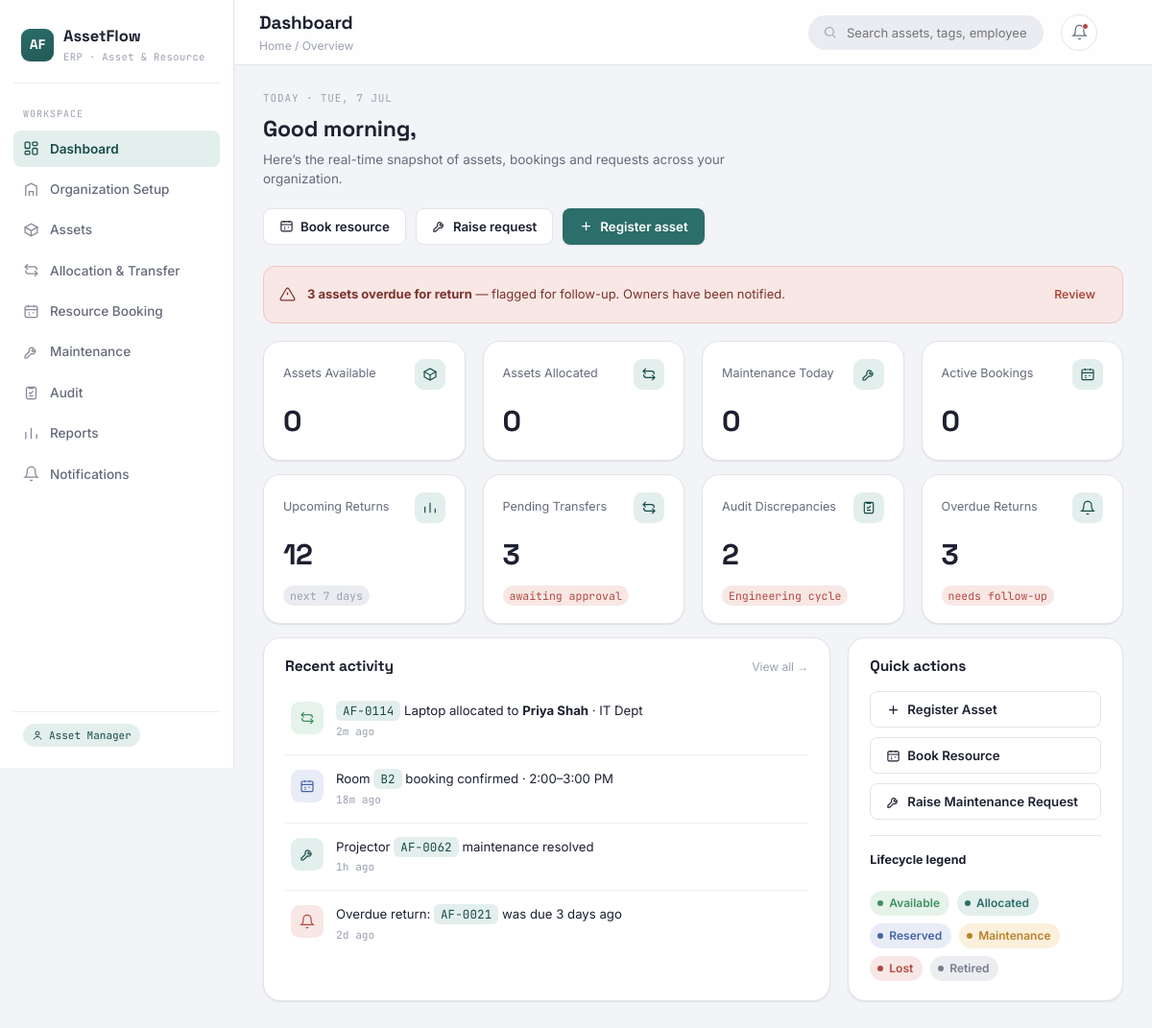
Page /dashboard (signed in) on the earlier database version.
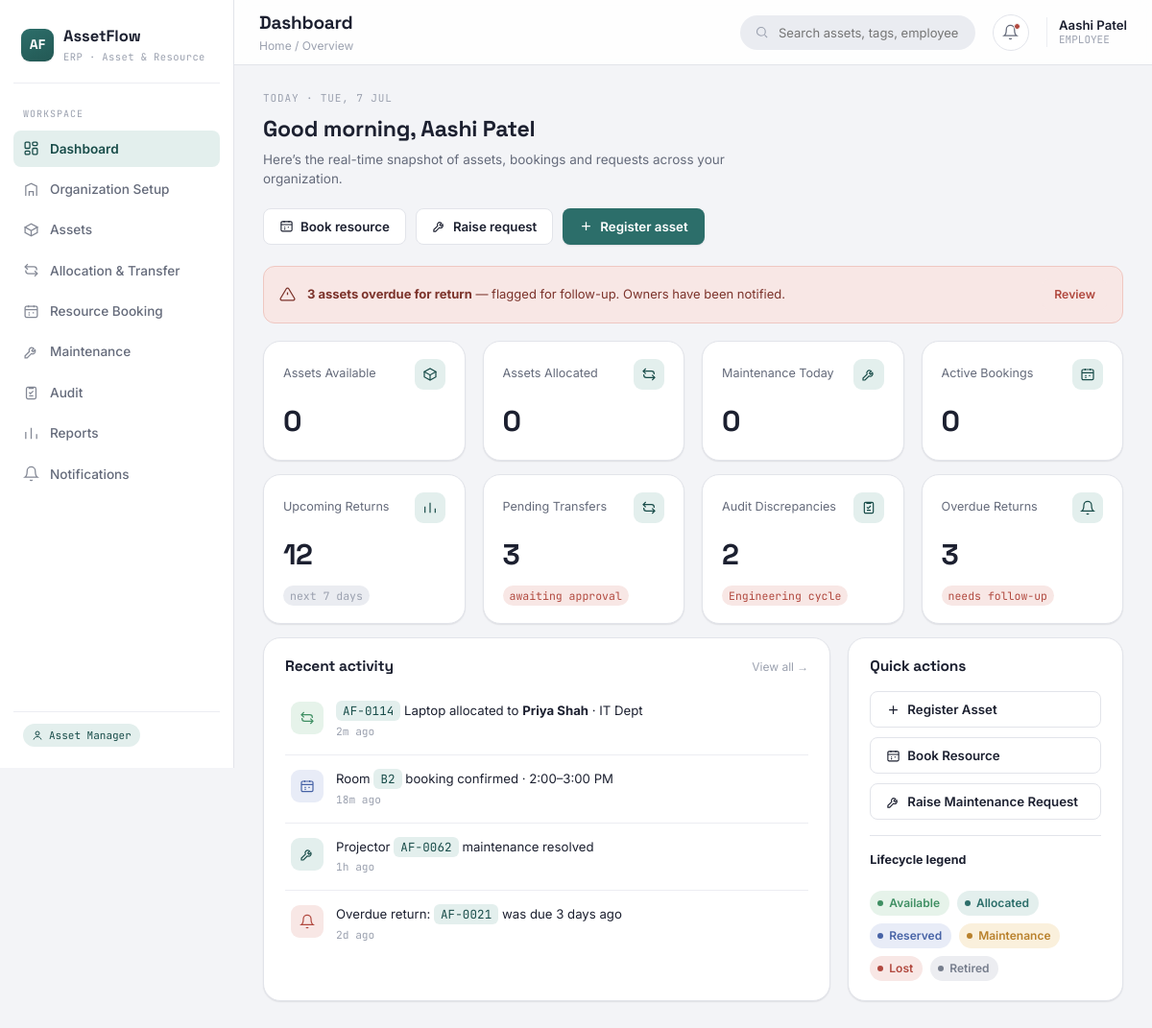
Same page on the later database version.
### AssetFlow/models.py (models this page shows)
class User(models.Model):
    name = models.CharField(max_length=50)
    email = models.EmailField(unique=True)
    password = models.CharField(max_length=100)
    ROLE_CHOICES = [
        ("EMPLOYEE", "Employee"),
        ("DEPT_HEAD", "Department Head"),
        ("ASSET_MANAGER", "Asset Manager"),
        ("ADMIN", "Admin"),
    ]
    role = models.CharField(max_length=20, choices=ROLE_CHOICES, default="EMPLOYEE")
    department = models.ForeignKey("Department", null=True, blank=True, on_delete=models.SET_NULL)

### AssetFlow/views.py (the view)
# urls.py: path('dashboard', views.dashboard),
def dashboard(request):
    userid = request.session.get("userid")
    user = User.objects.filter(id=userid).first()
    available_count = Asset.objects.filter(status="AVAILABLE").count()
    allocated_count = Asset.objects.filter(status="ALLOCATED").count()
    maintenance_count = Asset.objects.filter(status="MAINTENANCE").count()
    booking_count = Booking.objects.filter(status="UPCOMING").count()
    context = {
        'user': user,
        'available_count': available_count,
        'allocated_count': allocated_count,
        'maintenance_count': maintenance_count,
        'booking_count': booking_count,
    }
    return render(request, 'dashboard.html', context)

### AssetFlow/templates/dashboard.html (shortened to what this page needs)
<!DOCTYPE html>
<html lang="en">
<head>
<link rel="stylesheet" href="static/css/style.css" />
</head>
<body>
<div class="app-shell">
  <aside class="sidebar">
    <div class="brand">
      <div class="brand-mark">AF</div>
      <div>
        <div class="brand-name">AssetFlow</div>
        <div class="brand-sub">ERP &middot; Asset &amp; Resource</div>
      </div>
    </div>
    <div class="nav-section-label">Workspace</div>
        <a href="" class="nav-link active"><svg viewBox="0 0 24 24" fill="none" stroke="currentColor" stroke-width="1.8"><rect x="3" y="3" width="7" height="9" rx="1.5"/><rect x="14" y="3" width="7" height="5" rx="1.5"/><rect x="14" y="12" width="7" height="9" rx="1.5"/><rect x="3" y="16" width="7" height="5" rx="1.5"/></svg><span>Dashboard</span></a>
        <a href="/organization" class="nav-link"><svg viewBox="0 0 24 24" fill="none" stroke="currentColor" stroke-width="1.8"><path d="M4 21V7l8-4 8 4v14"/><path d="M9 21v-6h6v6"/><path d="M9 11h.01M15 11h.01M9 7h.01M15 7h.01"/></svg><span>Organization Setup</span></a>
        <a href="/assets" class="nav-link"><svg viewBox="0 0 24 24" fill="none" stroke="currentColor" stroke-width="1.8"><path d="M21 8l-9-5-9 5 9 5 9-5z"/><path d="M3 8v8l9 5 9-5V8"/><path d="M12 13v8"/></svg><span>Assets</span></a>
        <a href="/allocation" class="nav-link"><svg viewBox="0 0 24 24" fill="none" stroke="currentColor" stroke-width="1.8"><path d="M7 3L3 7l4 4"/><path d="M3 7h13a4 4 0 014 4v1"/><path d="M17 21l4-4-4-4"/><path d="M21 17H8a4 4 0 01-4-4v-1"/></svg><span>Allocation &amp; Transfer</span></a>
        <a href="/booking" class="nav-link"><svg viewBox="0 0 24 24" fill="none" stroke="currentColor" stroke-width="1.8"><rect x="3" y="4.5" width="18" height="16" rx="2"/><path d="M3 9.5h18M8 3v3M16 3v3"/><path d="M8 14h2M14 14h2M8 17h2"/></svg><span>Resource Booking</span></a>
        <a href="/maintenance" class="nav-link"><svg viewBox="0 0 24 24" fill="none" stroke="currentColor" stroke-width="1.8"><path d="M14.7 6.3a4 4 0 00-5.4 5.4L3 18v3h3l6.3-6.3a4 4 0 005.4-5.4l-2.8 2.8-2-2 2.8-2.8z"/></svg><span>Maintenance</span></a>
        <a href="/audit" class="nav-link"><svg viewBox="0 0 24 24" fill="none" stroke="currentColor" stroke-width="1.8"><rect x="5" y="3.5" width="14" height="17" rx="2"/><path d="M9 3v2h6V3M9 11l2 2 4-4M9 16h6"/></svg><span>Audit</span></a>
        <a href="/reports" class="nav-link"><svg viewBox="0 0 24 24" fill="none" stroke="currentColor" stroke-width="1.8"><path d="M4 20V10M12 20V4M20 20v-7"/></svg><span>Reports</span></a>
        <a href="/notifications" class="nav-link"><svg viewBox="0 0 24 24" fill="none" stroke="currentColor" stroke-width="1.8"><path d="M18 8a6 6 0 10-12 0c0 7-3 9-3 9h18s-3-2-3-9"/><path d="M13.7 21a2 2 0 01-3.4 0"/></svg><span>Notifications</span></a>
    <div class="sidebar-footer">
      <span class="role-pill">
        <svg viewBox="0 0 24 24" width="12" height="12" fill="none" stroke="currentColor" stroke-width="2"><circle cx="12" cy="8" r="4"/><path d="M4 21c1.5-4.5 5-6 8-6s6.5 1.5 8 6"/></svg>
        Asset Manager
      </span>
    </div>
  </aside>
  <div class="main-col">
    <header class="topbar">
      <div class="topbar-title">
        <h1>Dashboard</h1>
        <span class="breadcrumb">Home / Overview</span>
      </div>
      <label class="search-field">
        <svg viewBox="0 0 24 24" fill="none" stroke="currentColor" stroke-width="1.8"><circle cx="11" cy="11" r="7"/><path d="M21 21l-4.3-4.3"/></svg>
        <input type="text" placeholder="Search assets, tags, employees&hellip;  (press /)" />
      </label>
      <button type="submit" class="icon-btn" aria-label="Notifications" onclick="window.location.href='/notifications'" >
        <svg viewBox="0 0 24 24" fill="none" stroke="currentColor" stroke-width="1.8"><path d="M18 8a6 6 0 10-12 0c0 7-3 9-3 9h18s-3-2-3-9"/><path d="M13.7 21a2 2 0 01-3.4 0"/></svg>
        <span class="dot"></span>
      </button>
      <div class="topbar-user">
        <div class="topbar-user-meta">
          <div class="name">{{ user.name}}</div>
          <div class="role">{{ user.role }}</div>
        </div>
      </div>
    </header>
    <main class="content">
      <div class="page-head">
        <span class="eyebrow">Today &middot; Tue, 7 Jul</span>
        <div class="page-head-row">
          <div>
            <h2>Good morning, {{ user.name }}</h2>
            <p class="desc">Here&rsquo;s the real-time snapshot of assets, bookings and requests across your organization.</p>
          </div>
          <div class="quick-actions">
            <button class="btn btn-secondary" data-open-modal="modal-book-resource"><svg viewBox="0 0 24 24" fill="none" stroke="currentColor" stroke-width="1.8"><rect x="3" y="4.5" width="18" height="16" rx="2"/><path d="M3 9.5h18M8 3v3M16 3v3"/><path d="M8 14h2M14 14h2M8 17h2"/></svg> Book resource</button>
            <button class="btn btn-secondary" data-open-modal="modal-raise-maintenance"><svg viewBox="0 0 24 24" fill="none" stroke="currentColor" stroke-width="1.8"><path d="M14.7 6.3a4 4 0 00-5.4 5.4L3 18v3h3l6.3-6.3a4 4 0 005.4-5.4l-2.8 2.8-2-2 2.8-2.8z"/></svg> Raise request</button>
            <button class="btn btn-primary" data-open-modal="modal-register-asset"><svg viewBox="0 0 24 24" fill="none" stroke="currentColor" stroke-width="2"><path d="M12 5v14M5 12h14"/></svg> Register asset</button>
          </div>
        </div>
      </div>
      <div class="alert alert-danger reveal">
        <svg viewBox="0 0 24 24" fill="none" stroke="currentColor" stroke-width="1.8"><path d="M12 9v4M12 17h.01"/><path d="M10.3 3.9L1.8 18a2 2 0 001.7 3h17a2 2 0 001.7-3L13.7 3.9a2 2 0 00-3.4 0z"/></svg>
        <span><strong>3 assets overdue for return</strong> &mdash; flagged for follow-up. Owners have been notified.</span>
        <a href="/allocation" class="btn btn-sm btn-danger alert-action">Review</a>
      </div>
      <div class="grid grid-4 mb-14">
        <div class="card kpi-card reveal stagger">
          <div class="kpi-top"><span class="kpi-label">Assets Available</span><div class="kpi-icon"><svg viewBox="0 0 24 24" fill="none" stroke="currentColor" stroke-width="1.8"><path d="M21 8l-9-5-9 5 9 5 9-5z"/><path d="M3 8v8l9 5 9-5V8"/><path d="M12 13v8"/></svg></div></div>
          <div class="kpi-value"><span data-counter="{{available_count}}">0</span></div>
        </div>
        <div class="card kpi-card reveal stagger">
          <div class="kpi-top"><span class="kpi-label">Assets Allocated</span><div class="kpi-icon"><svg viewBox="0 0 24 24" fill="none" stroke="currentColor" stroke-width="1.8"><path d="M7 3L3 7l4 4"/><path d="M3 7h13a4 4 0 014 4v1"/><path d="M17 21l4-4-4-4"/><path d="M21 17H8a4 4 0 01-4-4v-1"/></svg></div></div>
          <div class="kpi-value"><span data-counter="{{ allocated_count }}">0</span></div>
        </div>
        <div class="card kpi-card reveal stagger">
          <div class="kpi-top"><span class="kpi-label">Maintenance Today</span><div class="kpi-icon"><svg viewBox="0 0 24 24" fill="none" stroke="currentColor" stroke-width="1.8"><path d="M14.7 6.3a4 4 0 00-5.4 5.4L3 18v3h3l6.3-6.3a4 4 0 005.4-5.4l-2.8 2.8-2-2 2.8-2.8z"/></svg></div></div>
          <div class="kpi-value"><span data-counter="{{ maintenance_count }}">0</span></div>
        </div>
        <div class="card kpi-card reveal stagger">
          <div class="kpi-top"><span class="kpi-label">Active Bookings</span><div class="kpi-icon"><svg viewBox="0 0 24 24" fill="none" stroke="currentColor" stroke-width="1.8"><rect x="3" y="4.5" width="18" height="16" rx="2"/><path d="M3 9.5h18M8 3v3M16 3v3"/><path d="M8 14h2M14 14h2M8 17h2"/></svg></div></div>
          <div class="kpi-value"><span data-counter="{{ booking_count }}">0</span></div>
        </div>
      </div>
      <div class="grid grid-4 mb-14">
        <div class="card kpi-card reveal stagger">
          <div class="kpi-top"><span class="kpi-label">Upcoming Returns</span><div class="kpi-icon"><svg viewBox="0 0 24 24" fill="none" stroke="currentColor" stroke-width="1.8"><path d="M4 20V10M12 20V4M20 20v-7"/></svg></div></div>
          <div class="kpi-value"><span data-counter="12">0</span></div>
          <span class="kpi-trend flat">next 7 days</span>
        </div>
        <div class="card kpi-card reveal stagger">
          <div class="kpi-top"><span class="kpi-label">Pending Transfers</span><div class="kpi-icon"><svg viewBox="0 0 24 24" fill="none" stroke="currentColor" stroke-width="1.8"><path d="M7 3L3 7l4 4"/><path d="M3 7h13a4 4 0 014 4v1"/><path d="M17 21l4-4-4-4"/><path d="M21 17H8a4 4 0 01-4-4v-1"/></svg></div></div>
          <div class="kpi-value"><span data-counter="3">0</span></div>
          <span class="kpi-trend down">awaiting approval</span>
        </div>
        <div class="card kpi-card reveal stagger">
          <div class="kpi-top"><span class="kpi-label">Audit Discrepancies</span><div class="kpi-icon"><svg viewBox="0 0 24 24" fill="none" stroke="currentColor" stroke-width="1.8"><rect x="5" y="3.5" width="14" height="17" rx="2"/><path d="M9 3v2h6V3M9 11l2 2 4-4M9 16h6"/></svg></div></div>
          <div class="kpi-value"><span data-counter="2">0</span></div>
          <span class="kpi-trend down">Engineering cycle</span>
        </div>
        <div class="card kpi-card reveal stagger">
          <div class="kpi-top"><span class="kpi-label">Overdue Returns</span><div class="kpi-icon"><svg viewBox="0 0 24 24" fill="none" stroke="currentColor" stroke-width="1.8"><path d="M18 8a6 6 0 10-12 0c0 7-3 9-3 9h18s-3-2-3-9"/><path d="M13.7 21a2 2 0 01-3.4 0"/></svg></div></div>
          <div class="kpi-value"><span data-counter="3">0</span></div>
          <span class="kpi-trend down">needs follow-up</span>
        </div>
      </div>
      <div class="grid grid-3">
        <div class="card grid-span-2 reveal">
          <div class="card-head"><h3>Recent activity</h3><a href="/notifications" class="hint">View all &rarr;</a></div>
          <div class="card-pad" style="padding-top:10px;">
            <ul class="notif-list">
              <li class="notif-item">
                <div class="notif-icon i-approve"><svg viewBox="0 0 24 24" fill="none" stroke="currentColor" stroke-width="1.8"><path d="M7 3L3 7l4 4"/><path d="M3 7h13a4 4 0 014 4v1"/><path d="M17 21l4-4-4-4"/><path d="M21 17H8a4 4 0 01-4-4v-1"/></svg></div>
                <div class="notif-body">
                  <p class="n-text"><span class="tag-code">AF-0114</span> Laptop allocated to <strong>Priya Shah</strong> &middot; IT Dept</p>
                  <p class="n-time">2m ago</p>
                </div>
              </li>
              <li class="notif-item">
                <div class="notif-icon i-booking"><svg viewBox="0 0 24 24" fill="none" stroke="currentColor" stroke-width="1.8"><rect x="3" y="4.5" width="18" height="16" rx="2"/><path d="M3 9.5h18M8 3v3M16 3v3"/><path d="M8 14h2M14 14h2M8 17h2"/></svg></div>
                <div class="notif-body">
                  <p class="n-text">Room <span class="tag-code">B2</span> booking confirmed &middot; 2:00&ndash;3:00 PM</p>
                  <p class="n-time">18m ago</p>
                </div>
              </li>
              <li class="notif-item">
                <div class="notif-icon i-info"><svg viewBox="0 0 24 24" fill="none" stroke="currentColor" stroke-width="1.8"><path d="M14.7 6.3a4 4 0 00-5.4 5.4L3 18v3h3l6.3-6.3a4 4 0 005.4-5.4l-2.8 2.8-2-2 2.8-2.8z"/></svg></div>
                <div class="notif-body">
                  <p class="n-text">Projector <span class="tag-code">AF-0062</span> maintenance resolved</p>
                  <p class="n-time">1h ago</p>
                </div>
              </li>
              <li class="notif-item">
                <div class="notif-icon i-alert"><svg viewBox="0 0 24 24" fill="none" stroke="currentColor" stroke-width="1.8"><path d="M18 8a6 6 0 10-12 0c0 7-3 9-3 9h18s-3-2-3-9"/><path d="M13.7 21a2 2 0 01-3.4 0"/></svg></div>
                <div class="notif-body">
                  <p class="n-text">Overdue return: <span class="tag-code">AF-0021</span> was due 3 days ago</p>
                  <p class="n-time">2d ago</p>
                </div>
              </li>
            </ul>
          </div>
        </div>
        <div class="card reveal">
          <div class="card-head"><h3>Quick actions</h3></div>
          <div class="card-pad" style="display:flex;flex-direction:column;gap:10px;padding-top:14px;">
            <button class="btn btn-secondary btn-block" style="justify-content:flex-start;" data-open-modal="modal-register-asset"><svg viewBox="0 0 24 24" fill="none" stroke="currentColor" stroke-width="2"><path d="M12 5v14M5 12h14"/></svg> Register Asset</button>
            <button class="btn btn-secondary btn-block" style="justify-content:flex-start;" data-open-modal="modal-book-resource"><svg viewBox="0 0 24 24" fill="none" stroke="currentColor" stroke-width="1.8"><rect x="3" y="4.5" width="18" height="16" rx="2"/><path d="M3 9.5h18M8 3v3M16 3v3"/><path d="M8 14h2M14 14h2M8 17h2"/></svg> Book Resource</button>
            <button class="btn btn-secondary btn-block" style="justify-content:flex-start;" data-open-modal="modal-raise-maintenance"><svg viewBox="0 0 24 24" fill="none" stroke="currentColor" stroke-width="1.8"><path d="M14.7 6.3a4 4 0 00-5.4 5.4L3 18v3h3l6.3-6.3a4 4 0 005.4-5.4l-2.8 2.8-2-2 2.8-2.8z"/></svg> Raise Maintenance Request</button>
            <hr class="divider" style="margin:6px 0;">
            <p class="section-title" style="font-size:12.5px;">Lifecycle legend</p>
            <div style="display:flex;flex-wrap:wrap;gap:8px;">
              <span class="chip chip-available"><span class="dot"></span>Available</span>
              <span class="chip chip-allocated"><span class="dot"></span>Allocated</span>
              <span class="chip chip-reserved"><span class="dot"></span>Reserved</span>
              <span class="chip chip-maintenance"><span class="dot"></span>Maintenance</span>
              <span class="chip chip-lost"><span class="dot"></span>Lost</span>
              <span class="chip chip-retired"><span class="dot"></span>Retired</span>
            </div>
          </div>
        </div>
      </div>
    </main>
  </div>
</div>
</body>
</html>

Differences in the rows shown:
added User: name "Aashi Patel", role "EMPLOYEE"
